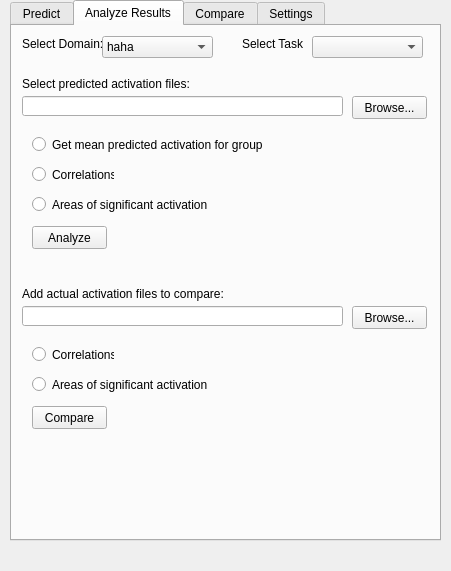
<?xml version="1.0" encoding="UTF-8"?>
<ui version="4.0">
 <class>Form</class>
 <widget class="QWidget" name="Form">
  <property name="geometry">
   <rect>
    <x>0</x>
    <y>0</y>
    <width>451</width>
    <height>571</height>
   </rect>
  </property>
  <property name="contextMenuPolicy">
   <enum>Qt::NoContextMenu</enum>
  </property>
  <property name="windowTitle">
   <string>PITECA</string>
  </property>
  <property name="windowIcon">
   <iconset>
    <normaloff>../../../../../../../Downloads/brain-512.gif</normaloff>../../../../../../../Downloads/brain-512.gif</iconset>
  </property>
  <widget class="QTabWidget" name="MainView">
   <property name="geometry">
    <rect>
     <x>10</x>
     <y>0</y>
     <width>431</width>
     <height>541</height>
    </rect>
   </property>
   <property name="currentIndex">
    <number>1</number>
   </property>
   <widget class="QWidget" name="PredictView">
    <attribute name="title">
     <string>Predict</string>
    </attribute>
    <widget class="QGroupBox" name="groupBox">
     <property name="geometry">
      <rect>
       <x>10</x>
       <y>10</y>
       <width>371</width>
       <height>141</height>
      </rect>
     </property>
     <property name="title">
      <string>Select Paths</string>
     </property>
     <widget class="QPushButton" name="browseInputFilesButton">
      <property name="geometry">
       <rect>
        <x>280</x>
        <y>60</y>
        <width>75</width>
        <height>23</height>
       </rect>
      </property>
      <property name="text">
       <string>Browse...</string>
      </property>
     </widget>
     <widget class="QLineEdit" name="inputFilesLineEdit">
      <property name="geometry">
       <rect>
        <x>10</x>
        <y>60</y>
        <width>261</width>
        <height>20</height>
       </rect>
      </property>
     </widget>
     <widget class="QLabel" name="selectInputFilesLabel">
      <property name="geometry">
       <rect>
        <x>10</x>
        <y>30</y>
        <width>151</width>
        <height>16</height>
       </rect>
      </property>
      <property name="text">
       <string>Select Input files:</string>
      </property>
     </widget>
     <widget class="QPushButton" name="browseOutputDirButton">
      <property name="geometry">
       <rect>
        <x>280</x>
        <y>110</y>
        <width>75</width>
        <height>23</height>
       </rect>
      </property>
      <property name="text">
       <string>Browse...</string>
      </property>
     </widget>
     <widget class="QLabel" name="selectOutputDirLabel">
      <property name="geometry">
       <rect>
        <x>10</x>
        <y>90</y>
        <width>151</width>
        <height>16</height>
       </rect>
      </property>
      <property name="text">
       <string>Select Output folder:</string>
      </property>
     </widget>
     <widget class="QLineEdit" name="outputDirLineEdit">
      <property name="geometry">
       <rect>
        <x>10</x>
        <y>110</y>
        <width>261</width>
        <height>20</height>
       </rect>
      </property>
     </widget>
    </widget>
    <widget class="QTreeWidget" name="tasksTree">
     <property name="geometry">
      <rect>
       <x>10</x>
       <y>160</y>
       <width>371</width>
       <height>211</height>
      </rect>
     </property>
    </widget>
    <widget class="QPushButton" name="runPredictButton">
     <property name="geometry">
      <rect>
       <x>10</x>
       <y>380</y>
       <width>75</width>
       <height>23</height>
      </rect>
     </property>
     <property name="text">
      <string>Run</string>
     </property>
     <property name="autoDefault">
      <bool>false</bool>
     </property>
     <property name="default">
      <bool>false</bool>
     </property>
     <property name="flat">
      <bool>false</bool>
     </property>
    </widget>
   </widget>
   <widget class="QWidget" name="AnalyzeView">
    <attribute name="title">
     <string>Analyze Results</string>
    </attribute>
    <widget class="QLabel" name="selectDomainLabel">
     <property name="geometry">
      <rect>
       <x>10</x>
       <y>10</y>
       <width>81</width>
       <height>16</height>
      </rect>
     </property>
     <property name="text">
      <string>Select Domain:</string>
     </property>
    </widget>
    <widget class="QComboBox" name="domainComboBox">
     <property name="geometry">
      <rect>
       <x>90</x>
       <y>10</y>
       <width>111</width>
       <height>22</height>
      </rect>
     </property>
     <item>
      <property name="text">
       <string>haha</string>
      </property>
     </item>
    </widget>
    <widget class="QLabel" name="selectTaskLabel">
     <property name="geometry">
      <rect>
       <x>230</x>
       <y>10</y>
       <width>61</width>
       <height>16</height>
      </rect>
     </property>
     <property name="text">
      <string>Select Task:</string>
     </property>
    </widget>
    <widget class="QComboBox" name="taskComboBox">
     <property name="geometry">
      <rect>
       <x>300</x>
       <y>10</y>
       <width>111</width>
       <height>22</height>
      </rect>
     </property>
    </widget>
    <widget class="QLabel" name="selectPredictedLabel">
     <property name="geometry">
      <rect>
       <x>10</x>
       <y>50</y>
       <width>171</width>
       <height>16</height>
      </rect>
     </property>
     <property name="text">
      <string>Select predicted activation files:</string>
     </property>
    </widget>
    <widget class="QLineEdit" name="selectPredictedLineEdit">
     <property name="geometry">
      <rect>
       <x>10</x>
       <y>70</y>
       <width>321</width>
       <height>20</height>
      </rect>
     </property>
    </widget>
    <widget class="QPushButton" name="browsePredictedButton">
     <property name="geometry">
      <rect>
       <x>340</x>
       <y>70</y>
       <width>75</width>
       <height>23</height>
      </rect>
     </property>
     <property name="text">
      <string>Browse...</string>
     </property>
    </widget>
    <widget class="QRadioButton" name="analysisMeanRadioButton">
     <property name="geometry">
      <rect>
       <x>20</x>
       <y>110</y>
       <width>241</width>
       <height>17</height>
      </rect>
     </property>
     <property name="text">
      <string>Get mean predicted activation for group</string>
     </property>
    </widget>
    <widget class="QRadioButton" name="analysisCorrelationsRadioButton">
     <property name="geometry">
      <rect>
       <x>20</x>
       <y>140</y>
       <width>82</width>
       <height>17</height>
      </rect>
     </property>
     <property name="text">
      <string>Correlations</string>
     </property>
    </widget>
    <widget class="QRadioButton" name="analysisSignificantRadioButton">
     <property name="geometry">
      <rect>
       <x>20</x>
       <y>170</y>
       <width>211</width>
       <height>17</height>
      </rect>
     </property>
     <property name="text">
      <string>Areas of significant activation</string>
     </property>
    </widget>
    <widget class="QPushButton" name="browseActualButton">
     <property name="geometry">
      <rect>
       <x>340</x>
       <y>280</y>
       <width>75</width>
       <height>23</height>
      </rect>
     </property>
     <property name="text">
      <string>Browse...</string>
     </property>
    </widget>
    <widget class="QRadioButton" name="comparisonCorrelationsRadioButton">
     <property name="geometry">
      <rect>
       <x>20</x>
       <y>320</y>
       <width>82</width>
       <height>17</height>
      </rect>
     </property>
     <property name="text">
      <string>Correlations</string>
     </property>
    </widget>
    <widget class="QLineEdit" name="addActualLineEdit">
     <property name="geometry">
      <rect>
       <x>10</x>
       <y>280</y>
       <width>321</width>
       <height>20</height>
      </rect>
     </property>
    </widget>
    <widget class="QRadioButton" name="comparisonSignificantRadioButton">
     <property name="geometry">
      <rect>
       <x>20</x>
       <y>350</y>
       <width>181</width>
       <height>17</height>
      </rect>
     </property>
     <property name="text">
      <string>Areas of significant activation</string>
     </property>
    </widget>
    <widget class="QLabel" name="addActualLabel">
     <property name="geometry">
      <rect>
       <x>10</x>
       <y>260</y>
       <width>251</width>
       <height>16</height>
      </rect>
     </property>
     <property name="text">
      <string>Add actual activation files to compare:</string>
     </property>
    </widget>
    <widget class="QPushButton" name="runAnalyzeButton">
     <property name="geometry">
      <rect>
       <x>20</x>
       <y>200</y>
       <width>75</width>
       <height>23</height>
      </rect>
     </property>
     <property name="text">
      <string>Analyze</string>
     </property>
    </widget>
    <widget class="QPushButton" name="pushButton_7">
     <property name="geometry">
      <rect>
       <x>20</x>
       <y>380</y>
       <width>75</width>
       <height>23</height>
      </rect>
     </property>
     <property name="text">
      <string>Compare</string>
     </property>
    </widget>
    <zorder>selectDomainLabel</zorder>
    <zorder>domainComboBox</zorder>
    <zorder>selectTaskLabel</zorder>
    <zorder>taskComboBox</zorder>
    <zorder>selectPredictedLabel</zorder>
    <zorder>selectPredictedLineEdit</zorder>
    <zorder>browsePredictedButton</zorder>
    <zorder>analysisMeanRadioButton</zorder>
    <zorder>analysisCorrelationsRadioButton</zorder>
    <zorder>analysisSignificantRadioButton</zorder>
    <zorder>pushButton_5</zorder>
    <zorder>radioButton_6</zorder>
    <zorder>radioButton_7</zorder>
    <zorder>label_20</zorder>
    <zorder>radioButton_8</zorder>
    <zorder>lineEdit_5</zorder>
    <zorder>browseActualButton</zorder>
    <zorder>comparisonCorrelationsRadioButton</zorder>
    <zorder>addActualLineEdit</zorder>
    <zorder>comparisonSignificantRadioButton</zorder>
    <zorder>addActualLabel</zorder>
    <zorder>runAnalyzeButton</zorder>
    <zorder>pushButton_7</zorder>
   </widget>
   <widget class="QWidget" name="tab_2">
    <attribute name="title">
     <string>Compare</string>
    </attribute>
    <widget class="QLabel" name="label_16">
     <property name="geometry">
      <rect>
       <x>230</x>
       <y>10</y>
       <width>61</width>
       <height>16</height>
      </rect>
     </property>
     <property name="text">
      <string>Select Task:</string>
     </property>
    </widget>
    <widget class="QPushButton" name="pushButton_27">
     <property name="geometry">
      <rect>
       <x>90</x>
       <y>230</y>
       <width>75</width>
       <height>23</height>
      </rect>
     </property>
     <property name="text">
      <string>Remove</string>
     </property>
    </widget>
    <widget class="QLabel" name="label_17">
     <property name="geometry">
      <rect>
       <x>10</x>
       <y>50</y>
       <width>171</width>
       <height>16</height>
      </rect>
     </property>
     <property name="text">
      <string>Add predicted activation files:</string>
     </property>
    </widget>
    <widget class="QListWidget" name="listWidget_8">
     <property name="geometry">
      <rect>
       <x>10</x>
       <y>70</y>
       <width>191</width>
       <height>151</height>
      </rect>
     </property>
     <item>
      <property name="text">
       <string>31122_pred.dscalar.nii</string>
      </property>
     </item>
     <item>
      <property name="text">
       <string>45566_pred.dscalar.nii</string>
      </property>
     </item>
     <item>
      <property name="text">
       <string>78899_pred.dscalar.nii</string>
      </property>
     </item>
    </widget>
    <widget class="QPushButton" name="pushButton_28">
     <property name="geometry">
      <rect>
       <x>10</x>
       <y>230</y>
       <width>75</width>
       <height>23</height>
      </rect>
     </property>
     <property name="text">
      <string>Add...</string>
     </property>
    </widget>
    <widget class="QComboBox" name="comboBox_7">
     <property name="geometry">
      <rect>
       <x>90</x>
       <y>10</y>
       <width>111</width>
       <height>22</height>
      </rect>
     </property>
     <item>
      <property name="text">
       <string>EMOTION</string>
      </property>
     </item>
     <item>
      <property name="text">
       <string>GAMBLING</string>
      </property>
     </item>
     <item>
      <property name="text">
       <string>LANGUAGE</string>
      </property>
     </item>
     <item>
      <property name="text">
       <string>MOTOR</string>
      </property>
     </item>
     <item>
      <property name="text">
       <string>RELATIONAL</string>
      </property>
     </item>
     <item>
      <property name="text">
       <string>SOCIAL</string>
      </property>
     </item>
     <item>
      <property name="text">
       <string>WM</string>
      </property>
     </item>
    </widget>
    <widget class="QLabel" name="label_18">
     <property name="geometry">
      <rect>
       <x>10</x>
       <y>10</y>
       <width>81</width>
       <height>16</height>
      </rect>
     </property>
     <property name="text">
      <string>Select Domain:</string>
     </property>
    </widget>
    <widget class="QComboBox" name="comboBox_8">
     <property name="geometry">
      <rect>
       <x>300</x>
       <y>10</y>
       <width>111</width>
       <height>22</height>
      </rect>
     </property>
     <item>
      <property name="text">
       <string>FACES</string>
      </property>
     </item>
     <item>
      <property name="text">
       <string>SHAPES</string>
      </property>
     </item>
     <item>
      <property name="text">
       <string>FACES-SHAPES</string>
      </property>
     </item>
    </widget>
    <widget class="QListWidget" name="listWidget_3">
     <property name="geometry">
      <rect>
       <x>220</x>
       <y>70</y>
       <width>191</width>
       <height>151</height>
      </rect>
     </property>
     <item>
      <property name="text">
       <string>31122_act.dscalar.nii</string>
      </property>
     </item>
     <item>
      <property name="text">
       <string>45566_act.dscalar.nii</string>
      </property>
     </item>
     <item>
      <property name="text">
       <string>78899_act.dscalar.nii</string>
      </property>
     </item>
    </widget>
    <widget class="QPushButton" name="pushButton_29">
     <property name="geometry">
      <rect>
       <x>220</x>
       <y>230</y>
       <width>75</width>
       <height>23</height>
      </rect>
     </property>
     <property name="text">
      <string>Add...</string>
     </property>
    </widget>
    <widget class="QPushButton" name="pushButton_30">
     <property name="geometry">
      <rect>
       <x>300</x>
       <y>230</y>
       <width>75</width>
       <height>23</height>
      </rect>
     </property>
     <property name="text">
      <string>Remove</string>
     </property>
    </widget>
    <widget class="QLabel" name="label_19">
     <property name="geometry">
      <rect>
       <x>220</x>
       <y>50</y>
       <width>171</width>
       <height>16</height>
      </rect>
     </property>
     <property name="text">
      <string>Add actual activation files:</string>
     </property>
    </widget>
    <widget class="QToolBox" name="toolBox_2">
     <property name="enabled">
      <bool>true</bool>
     </property>
     <property name="geometry">
      <rect>
       <x>10</x>
       <y>270</y>
       <width>401</width>
       <height>201</height>
      </rect>
     </property>
     <property name="focusPolicy">
      <enum>Qt::NoFocus</enum>
     </property>
     <property name="contextMenuPolicy">
      <enum>Qt::NoContextMenu</enum>
     </property>
     <property name="currentIndex">
      <number>2</number>
     </property>
     <widget class="QWidget" name="page_4">
      <property name="geometry">
       <rect>
        <x>0</x>
        <y>0</y>
        <width>100</width>
        <height>30</height>
       </rect>
      </property>
      <attribute name="label">
       <string>Create overlap maps for predicted+actual activations</string>
      </attribute>
      <widget class="QCheckBox" name="checkBox_5">
       <property name="geometry">
        <rect>
         <x>30</x>
         <y>10</y>
         <width>91</width>
         <height>17</height>
        </rect>
       </property>
       <property name="text">
        <string>Save Nifti files</string>
       </property>
      </widget>
      <widget class="QPushButton" name="pushButton_12">
       <property name="geometry">
        <rect>
         <x>30</x>
         <y>80</y>
         <width>75</width>
         <height>23</height>
        </rect>
       </property>
       <property name="text">
        <string>Run</string>
       </property>
       <property name="autoDefault">
        <bool>false</bool>
       </property>
       <property name="default">
        <bool>false</bool>
       </property>
       <property name="flat">
        <bool>false</bool>
       </property>
      </widget>
     </widget>
     <widget class="QWidget" name="page_5">
      <property name="geometry">
       <rect>
        <x>0</x>
        <y>0</y>
        <width>100</width>
        <height>30</height>
       </rect>
      </property>
      <attribute name="label">
       <string>Pairwise overlap analysis with DICE index</string>
      </attribute>
      <widget class="QCheckBox" name="checkBox_6">
       <property name="geometry">
        <rect>
         <x>30</x>
         <y>10</y>
         <width>91</width>
         <height>17</height>
        </rect>
       </property>
       <property name="text">
        <string>Save Nifti files</string>
       </property>
      </widget>
      <widget class="QPushButton" name="pushButton_26">
       <property name="geometry">
        <rect>
         <x>30</x>
         <y>80</y>
         <width>75</width>
         <height>23</height>
        </rect>
       </property>
       <property name="text">
        <string>Run</string>
       </property>
       <property name="autoDefault">
        <bool>false</bool>
       </property>
       <property name="default">
        <bool>false</bool>
       </property>
       <property name="flat">
        <bool>false</bool>
       </property>
      </widget>
     </widget>
     <widget class="QWidget" name="page_6">
      <property name="geometry">
       <rect>
        <x>0</x>
        <y>0</y>
        <width>401</width>
        <height>120</height>
       </rect>
      </property>
      <attribute name="label">
       <string>Pairwise correlation analysis using R</string>
      </attribute>
      <widget class="QCheckBox" name="checkBox_7">
       <property name="geometry">
        <rect>
         <x>30</x>
         <y>10</y>
         <width>241</width>
         <height>17</height>
        </rect>
       </property>
       <property name="text">
        <string>Include correlation with mean of predictions</string>
       </property>
      </widget>
      <widget class="QCheckBox" name="checkBox_8">
       <property name="geometry">
        <rect>
         <x>30</x>
         <y>30</y>
         <width>211</width>
         <height>17</height>
        </rect>
       </property>
       <property name="text">
        <string>Include correlation with canonical brain</string>
       </property>
      </widget>
      <widget class="QPushButton" name="pushButton_31">
       <property name="geometry">
        <rect>
         <x>30</x>
         <y>80</y>
         <width>75</width>
         <height>23</height>
        </rect>
       </property>
       <property name="text">
        <string>Run</string>
       </property>
       <property name="autoDefault">
        <bool>false</bool>
       </property>
       <property name="default">
        <bool>false</bool>
       </property>
       <property name="flat">
        <bool>false</bool>
       </property>
      </widget>
     </widget>
    </widget>
   </widget>
   <widget class="QWidget" name="tab_3">
    <attribute name="title">
     <string>Settings</string>
    </attribute>
    <widget class="QGroupBox" name="groupBox_3">
     <property name="geometry">
      <rect>
       <x>10</x>
       <y>20</y>
       <width>371</width>
       <height>101</height>
      </rect>
     </property>
     <property name="title">
      <string>Features</string>
     </property>
     <widget class="QLineEdit" name="lineEdit_3">
      <property name="geometry">
       <rect>
        <x>40</x>
        <y>40</y>
        <width>241</width>
        <height>20</height>
       </rect>
      </property>
      <property name="text">
       <string>PATICA/Fetures</string>
      </property>
     </widget>
     <widget class="QRadioButton" name="radioButton">
      <property name="geometry">
       <rect>
        <x>20</x>
        <y>20</y>
        <width>211</width>
        <height>17</height>
       </rect>
      </property>
      <property name="text">
       <string>Save features in:</string>
      </property>
      <property name="checked">
       <bool>true</bool>
      </property>
     </widget>
     <widget class="QRadioButton" name="radioButton_2">
      <property name="geometry">
       <rect>
        <x>20</x>
        <y>70</y>
        <width>191</width>
        <height>17</height>
       </rect>
      </property>
      <property name="text">
       <string>Don't save features.</string>
      </property>
     </widget>
     <widget class="QPushButton" name="pushButton_11">
      <property name="geometry">
       <rect>
        <x>290</x>
        <y>40</y>
        <width>75</width>
        <height>23</height>
       </rect>
      </property>
      <property name="text">
       <string>Browse...</string>
      </property>
     </widget>
    </widget>
    <widget class="QPushButton" name="pushButton">
     <property name="geometry">
      <rect>
       <x>10</x>
       <y>130</y>
       <width>75</width>
       <height>23</height>
      </rect>
     </property>
     <property name="text">
      <string>Apply</string>
     </property>
    </widget>
   </widget>
  </widget>
 </widget>
 <resources/>
 <connections/>
</ui>
